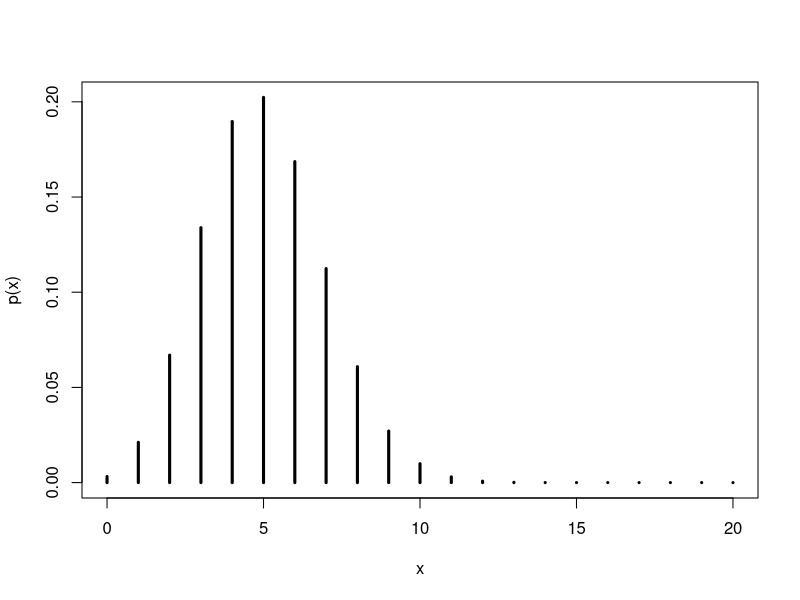
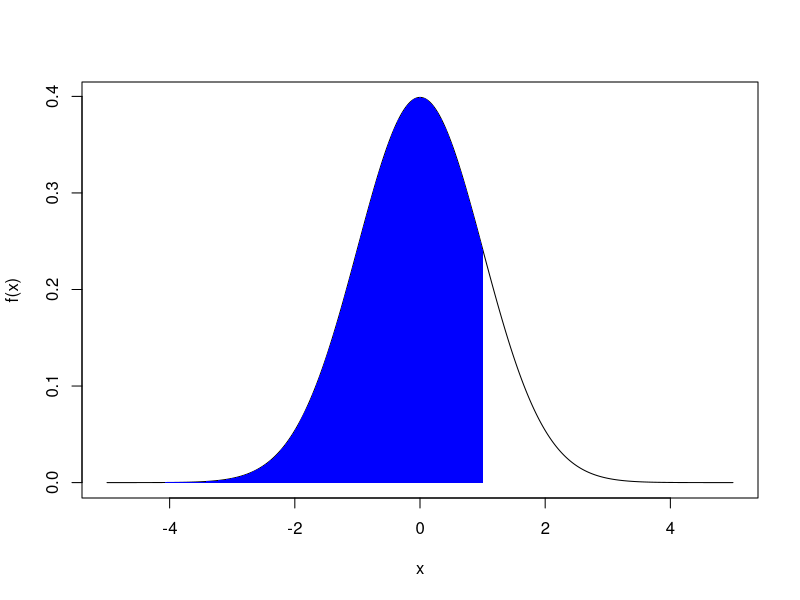
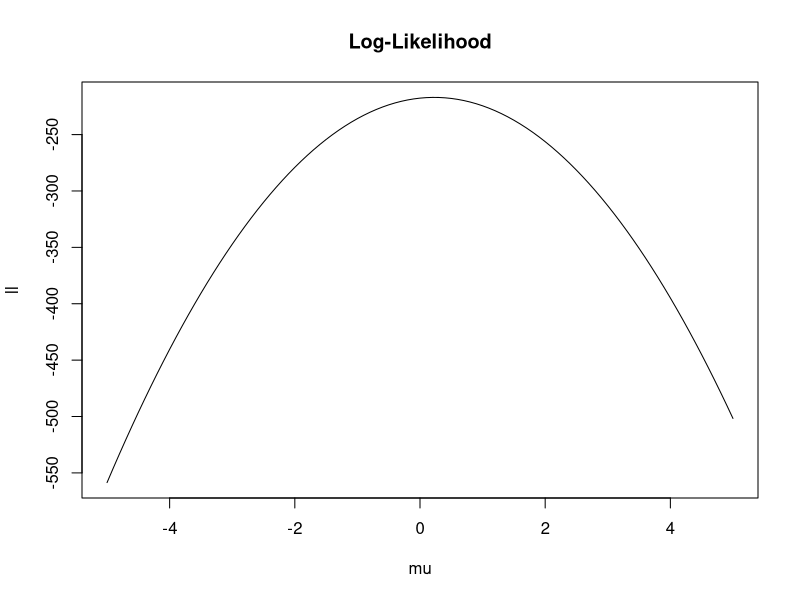
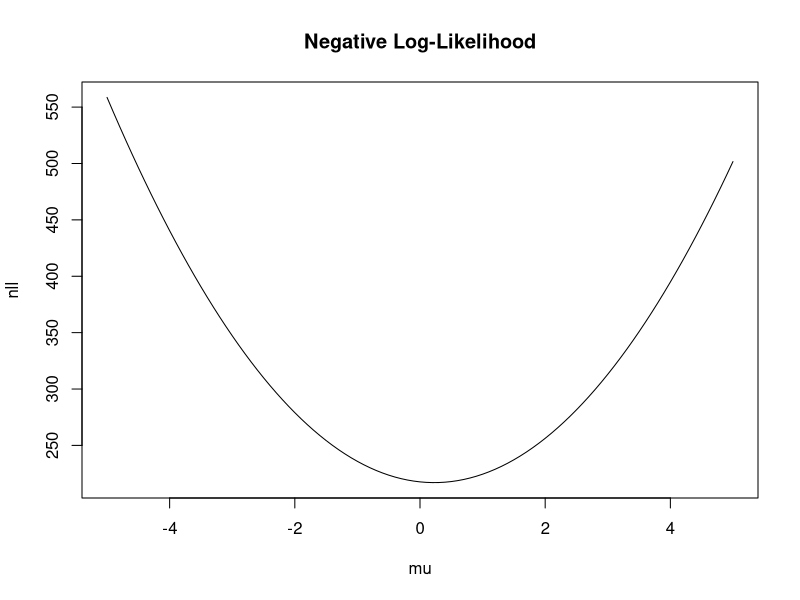
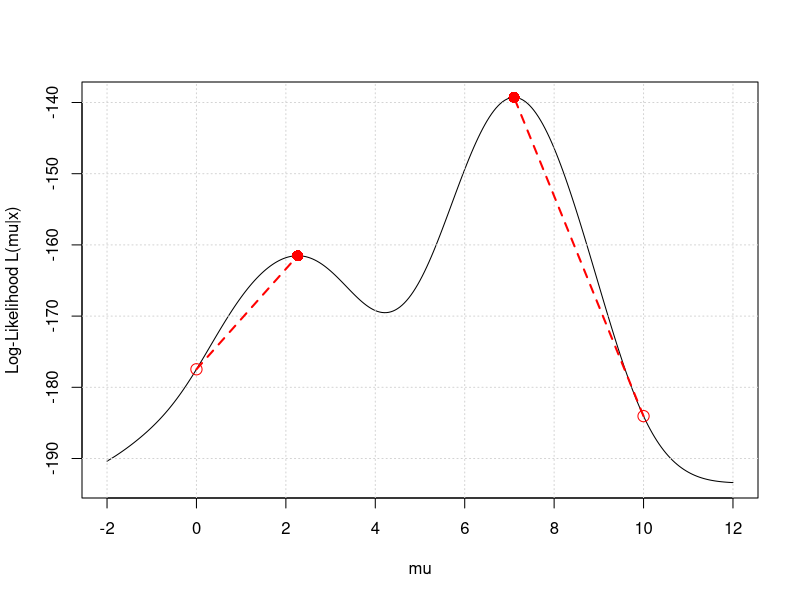

Source code (R) for these figures, in order:
## ---- chunk 1
x <- 0:20
px <- dbinom(x, size = 20, prob = 0.25)
plot(x, px, ylab = "p(x)", xlab = "x", col = "black", lwd = 3, type = "h")
## ---- chunk 2
x <- seq(-5, 5, by = 0.01)
fx <- dnorm(x, 0, 1)
plot(x, fx, ylab = "f(x)", xlab = "x", type = "l")
polygon(c(x[x <= 1], 1, 0), c(fx[x <= 1], 0, 0), col="blue", border=NA)
## ---- chunk 3
  mean(rbinom(10000, size = 10, prob = 0.25))
  sum((0:10)*dbinom(0:10, size = 10, prob = 0.25))
## ---- chunk 4
  mean(rgamma(10000, 1, 2))
  integrate(\(x){x*dgamma(x,1,2)}, lower=0, upper=Inf)$value
## ---- chunk 5
  var(rgamma(10000, 1, 2))
  integrate(\(x){x^2*dgamma(x,1,2)}, lower=0, upper=Inf)$value - (1/2)^2
## ---- chunk 6
#| layout-ncol: 2
#| fig-width: 5
#| fig-height: 4
#| out-width: "100%"

x <- rnorm(100, 0.25, 2)
ll <- function(mu_vector) {
  sapply(mu_vector, function(m) {
    sum(dnorm(x, mean = m, sd = 2, log = TRUE))
  })
}
mu <- seq(-5, 5, 0.1)

plot(mu, ll(mu), xlab = "mu", ylab = "ll", main = "Log-Likelihood", type = "l")

plot(mu, -ll(mu), xlab = "mu", ylab = "nll", main = "Negative Log-Likelihood", type = "l")
## ---- chunk 7
set.seed(24)
x <- rnorm(100, 0.25, 2)
nll <- \(pars){
  mu <- pars[1]
  sigma <- exp(pars[2])
  -sum(dnorm(x, mu, sigma, log = TRUE))
}

optim(c(0,0), nll)
# nlminb(c(0,0), nll)
## ---- chunk 8
#| fig-width: 7
#| fig-height: 5.5
#| out-width: "100%"
#| fig-align: "center"
#| echo: false
#| 
set.seed(42)
x <- c(rnorm(30, 2, 1), rnorm(30, 7, 1))
negloglik <- \(mu){
  -sum(log(0.5*dnorm(x, mu, 1) + 0.5*dnorm(x, 3, 3)))
}
mu <- seq(-2, 12, by = 0.05)
ll <- -sapply(mu, negloglik)

plot(mu, ll, type = 'l', xlab = "mu", ylab = "Log-Likelihood L(mu|x)")
grid()
est1 <- nlminb(0, negloglik)
points(c(0, est1$par), c(-negloglik(0), -est1$obj), col = 'red', pch = c(1, 16), cex = 1.5)
lines(c(0, est1$par), c(-negloglik(0), -est1$obj), col = 'red', lty = 2,lwd = 2)
est2 <- nlminb(10, negloglik)
points(c(10, est2$par), c(-negloglik(10), -est2$obj), col = 'red', pch = c(1, 16), cex = 1.5)
lines(c(10, est2$par), c(-negloglik(10), -est2$obj), col = 'red', lty = 2, lwd = 2)
